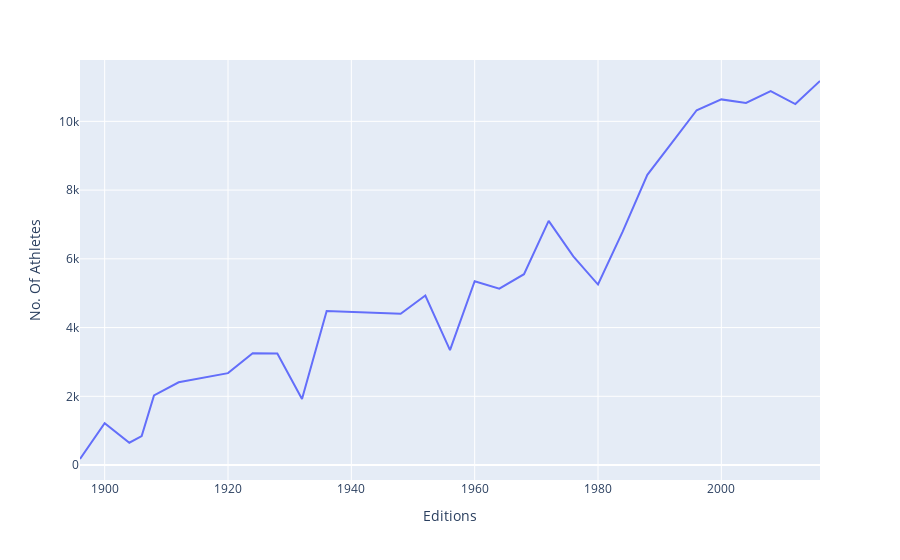

Source (notebook cell):
### Markdown cell above
## Line Plot

### Code cell
plt.figure(figsize=(10,6))
fig = px.line(athletes_overtime, x='Editions', y='No. Of Athletes')
fig.show()

### Figure 1 — Plotly figure (JSON) as saved in the notebook; plotly's stock layout.template omitted (floating-point values rounded to 4 significant figures)
{"data": [{"hovertemplate": "Editions=%{x}<br>No. Of Athletes=%{y}<extra></extra>", "legendgroup": "", "line": {"color": "#636efa", "dash": "solid"}, "marker": {"symbol": "circle"}, "mode": "lines", "name": "", "orientation": "v", "showlegend": false, "type": "scatter", "x": [1896, 1900, 1904, 1906, 1908, 1912, 1920, 1924, 1928, 1932, 1936, 1948, 1952, 1956, 1960, 1964, 1968, 1972, 1976, 1980, 1984, 1988, 1992, 1996, 2000, 2004, 2008, 2012, 2016], "xaxis": "x", "y": [176, 1220, 650, 841, 2024, 2409, 2675, 3256, 3246, 1922, 4482, 4402, 4931, 3346, 5348, 5134, 5552, 7105, 6070, 5252, 6791, 8443, 9380, 10324, 10639, 10537, 10880, 10502, 11174], "yaxis": "y"}], "layout": {"autosize": true, "legend": {"tracegroupgap": 0}, "margin": {"t": 60}, "xaxis": {"anchor": "y", "autorange": true, "domain": [0, 1], "range": [1896, 2016], "title": {"text": "Editions"}, "type": "linear"}, "yaxis": {"anchor": "x", "autorange": true, "domain": [0, 1], "range": [-435, 11785], "title": {"text": "No. Of Athletes"}, "type": "linear"}}}
